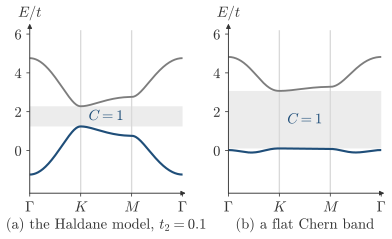

Python code for this plot:
"""Session 4, section 4.20, a flat band with Chern number one at zero field, on the honeycomb lattice, computed with pyqula.

Redrawn on 2026-11-21 from the downloadable script webnotes/scripts/session04/g5_haldane_t3_bands.py, in place of the numpy model
_honeycomb.bloch, under the same name. Both panels have the first-neighbor hopping t=1 of pyqula and a second-neighbor hopping
t2 exp(i phi), along the path Gamma, K, M, Gamma. Panel (a) is the Haldane model of Section 3.10b, t2=0.1 and phi=pi/2, which is
h.add_haldane(0.1155) since pyqula takes the imaginary part times 2/sqrt(3). Panel (b) has t2=0.3, phi=0.4 pi and a third-neighbor
hopping t3=-0.2, which is tij=[1, 0.0927, -0.2] and h.add_haldane(0.3295). The lower band has C=+1 in both, from h.get_chern(),
which is the sign of the Berry curvature of the notes. Its width is 2.48 in (a), more than twice the gap 1.04, and 0.212 in (b),
14.0 times smaller than the gap 2.965. The grey strip is the gap, and the energies are shifted so that the middle of the lower
band is at zero. _g5_bands.load asserts these numbers."""
import os, sys
sys.path.insert(0, os.path.dirname(os.path.abspath(__file__)))
import numpy as np
import matplotlib.pyplot as plt
import _g5_bands as gb
style = gb.style
plt.rcParams.update({'font.size': 11})          # labels a size up from style.py, so that they stay readable on a phone

d = gb.load(style.run_script('session04/g5_haldane_t3_bands.py'))
fig, axs = plt.subplots(1, 2, figsize=(12 * style.CM, 5.6 * style.CM), gridspec_kw=dict(wspace=0.3))
for i, (ax, name) in enumerate(zip(axs, (r'(a) the Haldane model, $t_2=0.1$', '(b) a flat Chern band'))):
    b = d['bands'][i]
    assert abs(d['chern'][i] - 1) < 1e-6
    gb.draw(ax, b, style.ACCENT)
    ax.set_ylim(-2.2, 6.2)
    assert -2.2 < b.min() and b.max() < 6.2
    style.arrows(ax, ylabel=r'$E/t$', ticks=True)
    ax.set_xticks([0, 100, 200, 300]); ax.set_xticklabels(gb.NAMES, fontsize=11)
    ax.set_yticks([0, 2, 4, 6]); ax.set_yticklabels(['0', '2', '4', '6'], fontsize=11); ax.tick_params(length=2.5, width=0.6)
    j = 150                                        # the label in the middle of the gap, between K and M
    style.label(ax, j, 0.5 * (b[:, 0].max() + b[:, 1].min()), r'$C=1$', color=style.ACCENT, fontsize=11)
    ax.text(0.5, -0.15, name, transform=ax.transAxes, ha='center', va='top', fontsize=11)
style.save(fig, __file__)
